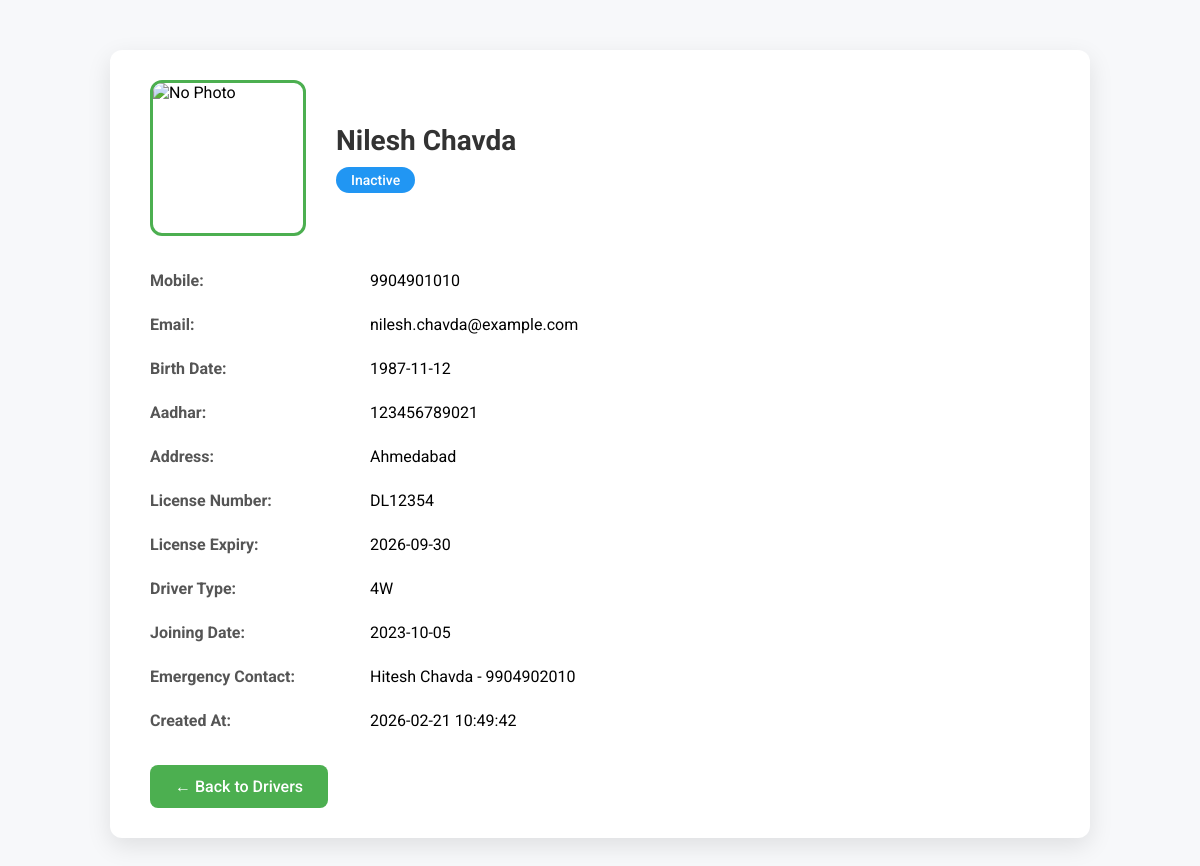
Screenshot of /view_driver.php?driver_id=11 with the database file from the repository.
### tables this page shows
CREATE TABLE `drivers` (
  `driver_id` int(11) NOT NULL,
  `name` varchar(100) NOT NULL,
  `mobile` varchar(15) NOT NULL,
  `email` varchar(100) DEFAULT NULL,
  `birth_date` date NOT NULL,
  `aadhar_number` varchar(20) NOT NULL,
  `address` text NOT NULL,
  `photo` varchar(255) DEFAULT NULL,
  `license_number` varchar(50) NOT NULL,
  `license_expiry` date NOT NULL,
  `driver_type` enum('2W','3W','4W','HMV') NOT NULL,
  `joining_date` date NOT NULL,
  `status` enum('active','inactive','on_leave') DEFAULT 'active',
  `emergency_contact_name` varchar(100) DEFAULT NULL,
  `emergency_contact_number` varchar(15) DEFAULT NULL,
  `created_at` timestamp NOT NULL DEFAULT current_timestamp(),
  `updated_at` timestamp NOT NULL DEFAULT current_timestamp() ON UPDATE current_timestamp()
);

### view_driver.php (the view, shortened to what this page needs)
<?php
include 'db/db.php';
$driver_id = intval($_GET['driver_id']);
$query = "SELECT * FROM drivers WHERE driver_id = $driver_id LIMIT 1";
$result = mysqli_query($conn, $query);
$driver = mysqli_fetch_assoc($result);
$status_class = '';
$status_text = ucfirst($driver['status']);
if($driver['status'] == 'active') $status_class = 'status-active';
elseif($driver['status'] == 'inactive') $status_class = 'status-free';
elseif($driver['status'] == 'on_leave') $status_class = 'status-leave';
?>
<!DOCTYPE html>
<html lang="en">
<head>
</head>
<body>
<div class="container">
    <div class="driver-header">
        <?php if(!empty($driver['photo'])): ?>
            <img src="uploads/drivers/<?php echo $driver['photo']; ?>" alt="<?php echo $driver['name']; ?>" class="driver-photo">
        <?php else: ?>
            <img src="uploads/default.png" alt="No Photo" class="driver-photo">
        <?php endif; ?>
        <div class="driver-name-status">
            <h1><?php echo $driver['name']; ?></h1>
            <span class="driver-status <?php echo $status_class; ?>"><?php echo $status_text; ?></span>
        </div>
    </div>
    <div class="driver-info">
        <div><strong>Mobile:</strong></div><div><?php echo $driver['mobile']; ?></div>
        <div><strong>Email:</strong></div><div><?php echo $driver['email']; ?></div>
        <div><strong>Birth Date:</strong></div><div><?php echo $driver['birth_date']; ?></div>
        <div><strong>Aadhar:</strong></div><div><?php echo $driver['aadhar_number']; ?></div>
        <div><strong>Address:</strong></div><div><?php echo $driver['address']; ?></div>
        <div><strong>License Number:</strong></div><div><?php echo $driver['license_number']; ?></div>
        <div><strong>License Expiry:</strong></div><div><?php echo $driver['license_expiry']; ?></div>
        <div><strong>Driver Type:</strong></div><div><?php echo $driver['driver_type']; ?></div>
        <div><strong>Joining Date:</strong></div><div><?php echo $driver['joining_date']; ?></div>
        <div><strong>Emergency Contact:</strong></div><div><?php echo $driver['emergency_contact_name']; ?> - <?php echo $driver['emergency_contact_number']; ?></div>
        <div><strong>Created At:</strong></div><div><?php echo $driver['created_at']; ?></div>
    </div>
    <a href="driver.php" class="back-btn">← Back to Drivers</a>
</div>
</body>
</html>

### view_driver.php (style rules this page uses)
body { font-family: 'Roboto', sans-serif; background-color: #f7f8fa; margin: 0; padding: 0; }
.container { max-width: 900px; margin: 50px auto; background-color: #fff; border-radius: 12px; box-shadow: 0 8px 25px rgba(0,0,0,0.1); padding: 30px 40px; }
.driver-header { display: flex; align-items: center; gap: 30px; margin-bottom: 30px; flex-wrap: wrap; }
.driver-photo { width: 150px; height: 150px; border-radius: 12px; object-fit: cover; border: 3px solid #4CAF50; }
.driver-name-status { flex: 1; }
.driver-name-status h1 { margin: 0; font-size: 28px; color: #333; }
.driver-status { display: inline-block; margin-top: 10px; padding: 5px 15px; border-radius: 20px; font-weight: 500; font-size: 14px; color: #fff; }
.status-free { background-color: #2196F3; }
.driver-info { display: grid; grid-template-columns: 200px 1fr; row-gap: 15px; column-gap: 20px; }
.driver-info div { padding: 5px 0; }
.driver-info div strong { color: #555; }
.back-btn { display: inline-block; margin-top: 30px; padding: 12px 25px; background: #4CAF50; color: #fff; text-decoration: none; border-radius: 8px; font-weight: 500; transition: background 0.3s ease; }

### rows the page displays
drivers: name "Nilesh Chavda", status "Inactive", mobile "9904901010", email "nilesh.chavda@example.com", birth_date "1987-11-12", aadhar_number "123456789021", address "Ahmedabad", license_number "DL12354", license_expiry "2026-09-30", driver_type "4W", joining_date "2023-10-05", emergency_contact_name "Hitesh Chavda", emergency_contact_number "9904902010", created_at "2026-02-21 10:49:42"
